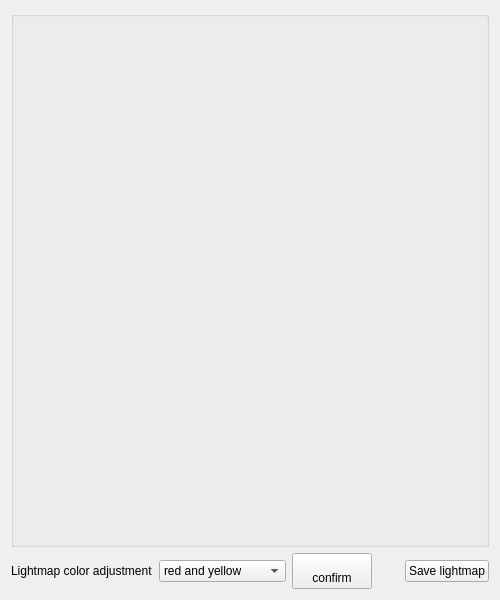
<?xml version="1.0" encoding="UTF-8"?>
<ui version="4.0">
 <class>Form</class>
 <widget class="QWidget" name="Form">
  <property name="geometry">
   <rect>
    <x>0</x>
    <y>0</y>
    <width>500</width>
    <height>600</height>
   </rect>
  </property>
  <property name="minimumSize">
   <size>
    <width>500</width>
    <height>600</height>
   </size>
  </property>
  <property name="windowTitle">
   <string>Lightmap</string>
  </property>
  <property name="windowIcon">
   <iconset>
    <normaloff>resource/image/denoise.png</normaloff>resource/image/denoise.png</iconset>
  </property>
  <layout class="QVBoxLayout" name="verticalLayout">
   <item>
    <widget class="QGroupBox" name="groupBox">
     <property name="title">
      <string/>
     </property>
    </widget>
   </item>
   <item>
    <layout class="QHBoxLayout" name="horizontalLayout">
     <item>
      <widget class="QLabel" name="label">
       <property name="text">
        <string>Lightmap color adjustment</string>
       </property>
      </widget>
     </item>
     <item>
      <widget class="QComboBox" name="colorComboBox">
       <item>
        <property name="text">
         <string>red and yellow</string>
        </property>
       </item>
       <item>
        <property name="text">
         <string>grey</string>
        </property>
       </item>
       <item>
        <property name="text">
         <string>pink</string>
        </property>
       </item>
       <item>
        <property name="text">
         <string>blue green</string>
        </property>
       </item>
       <item>
        <property name="text">
         <string>yellow green blue</string>
        </property>
       </item>
       <item>
        <property name="text">
         <string>pink blue</string>
        </property>
       </item>
      </widget>
     </item>
     <item>
      <widget class="QPushButton" name="confirmBtn">
       <property name="text">
        <string>
confirm</string>
       </property>
      </widget>
     </item>
     <item>
      <spacer name="horizontalSpacer">
       <property name="orientation">
        <enum>Qt::Horizontal</enum>
       </property>
       <property name="sizeHint" stdset="0">
        <size>
         <width>40</width>
         <height>20</height>
        </size>
       </property>
      </spacer>
     </item>
     <item>
      <widget class="QPushButton" name="saveIlluMapBtn">
       <property name="text">
        <string>Save lightmap</string>
       </property>
      </widget>
     </item>
    </layout>
   </item>
  </layout>
 </widget>
 <resources/>
 <connections/>
</ui>
